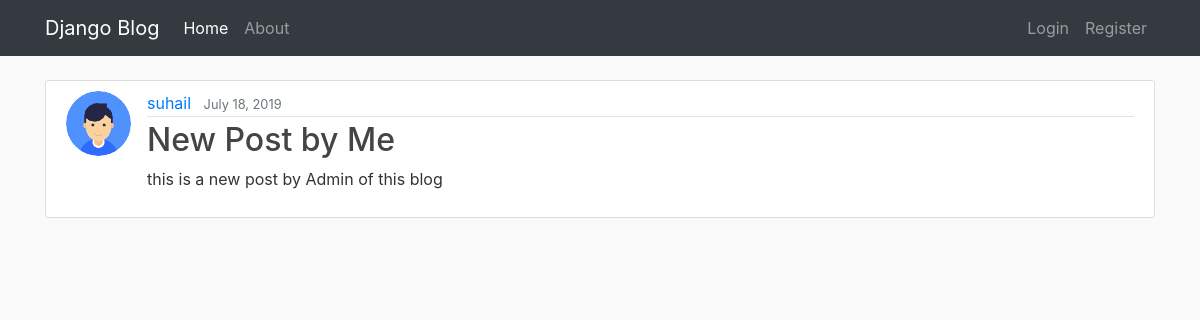
Screenshot of /post/11/ with the database file from the repository.
### blog/models.py (models this page shows, shortened)
class Post(models.Model):
    title = models.CharField(max_length=100)
    content = models.TextField()
    date_posted = models.DateField(default=timezone.now())
    author = models.ForeignKey(User, on_delete=models.CASCADE)

### users/models.py (models this page shows, shortened)
class Profile(models.Model):
    user = models.OneToOneField(User, on_delete=models.CASCADE, )
    image = models.ImageField(default='default.jpg', upload_to='profile_pics')

### blog/views.py (the view)
# urls.py: path('post/<int:pk>/', PostDetailView.as_view(), name='post-detail'),
class PostDetailView(DetailView):
    model = Post

### blog/templates/blog/post_detail.html (shortened to what this page needs)
{% extends 'blog/base.html' %}
{% block content %}
<article class="media content-section">
    <img src="{{ object.author.profile.image.url }}" class="rounded-circle article-img" alt="Author Image">
    <div class="media-body">
        <div class="article-metadata">
            <a class="mr-2" href="{% url 'user-post' post.author.username %}">{{ object.author }}</a>
            <small class="text-muted">{{ object.date_posted|date:"F d, Y" }}</small>
        </div>
        <h2 class="article-title">{{ object.title }}</h2>
        <p class="article-content">{{ object.content }}</p>
    </div>
</article>
{% endblock %}

### blog/static/blog/css/main.css (style rules this page uses)
body { background: #fafafa; color: #333333; margin-top: 5rem; }
h1, h2, h3, h4, h5, h6 { color: #444444; }
.content-section { background: #ffffff; padding: 10px 20px; border: 1px solid #dddddd; border-radius: 3px; margin-bottom: 20px; }
.article-title { color: #444444; }
.article-content { white-space: pre-line; }
.article-img { height: 65px; width: 65px; margin-right: 16px; }
.article-metadata { padding-bottom: 1px; margin-bottom: 4px; border-bottom: 1px solid #e3e3e3 }

### rows the page displays
Post: author.profile.image (picture), author "suhail", date_posted "July 18, 2019", title "New Post by Me", content "this is a new post by Admin of this blog"
